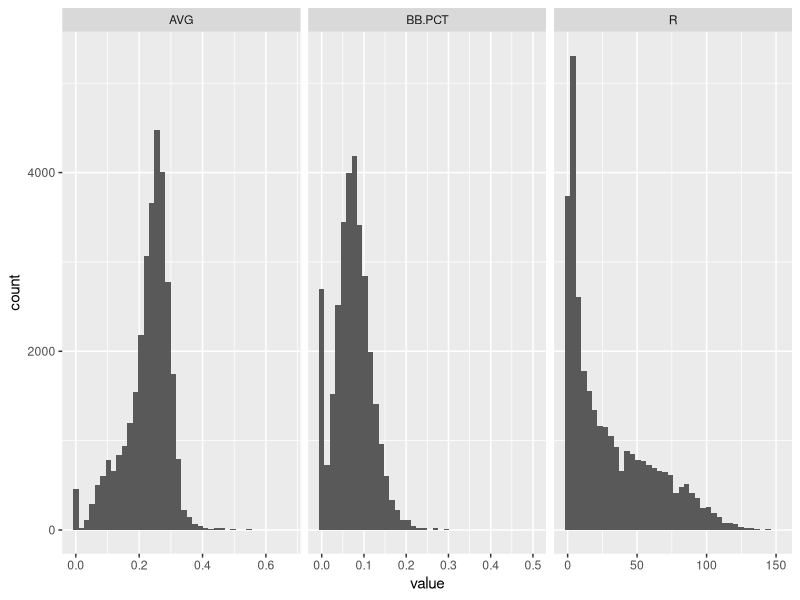
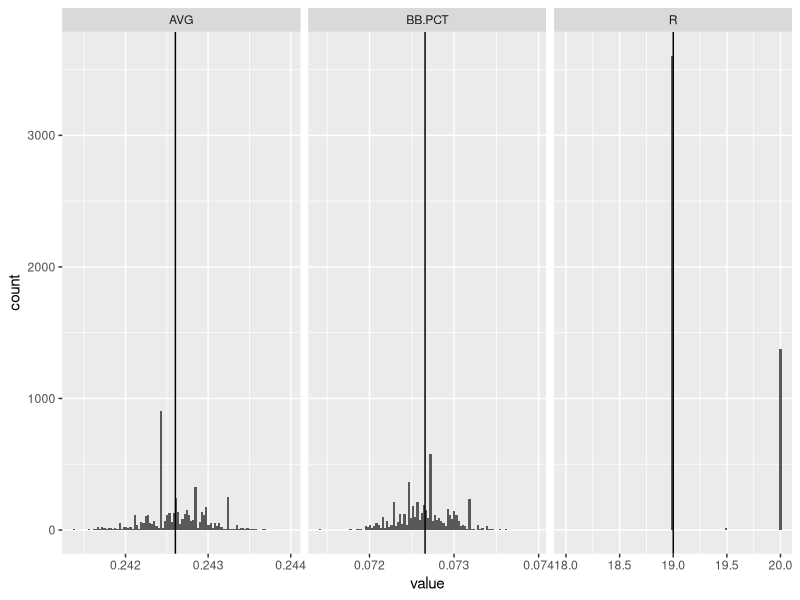

Write the R code that produced these figures, in order.
# uncomment to install packages if needed
# install.packages("boot")
# install.packages("rlist")

library(boot)
library(ggplot2)
library(tidyr)
library(dplyr)
library(rlist)

# working directory to same directory as script
setwd(dirname(parent.frame(2)$ofile))

# read the data into the data frame baseball
baseball <- read.csv("baseball.csv")
head(baseball)

# give the walk% column, currently 'BB.', a better name
names(baseball)[names(baseball) == 'BB.'] <- 'BB.PCT'

# plot the distributions, removing the row identifiers
p1 <- ggplot(gather(subset(baseball, select=-c(Season, Name, Team, NameASCII, PlayerId, MLBAMID))), aes(value)) + 
  geom_histogram(bins = 40) + 
  facet_wrap(~key, scales = 'free_x')
print(p1)

# bootstrapped medians of the selected statistics
cols <- c('AVG', 'BB.PCT', 'R')
N <- 5000 # number of bootstrapping replicates

# median function that can take the bootstrapping indices
med <- function(data, indices) {
  d <- data[indices] # lets boot select samples
  return(median(d))
}

# start the clock for benchmarking
t0 <- Sys.time()

boots <- list()
for (i in 1:length(cols)) {
  boots <- list.append(boots, boot(baseball[,cols[i]], med, N))
}

for (i in 1:length(cols)) {
  print(paste("Statistic:",cols[i]))
  print(boots[i])
}

elapsed <- Sys.time() - t0

print("Total Run Time:")
print(elapsed)

# plot the bootstrap sampling distributions of the median
boot_medians <- data.frame(
  AVG = boots[[1]]$t,
  BB.PCT = boots[[2]]$t,
  R = boots[[3]]$t
)

medians <- data.frame(
  key = cols,
  median = c(boots[[1]]$t0, boots[[2]]$t0, boots[[3]]$t0)
)

p2 <- ggplot(gather(boot_medians), aes(value)) + 
  geom_histogram(bins = 100) +
  geom_vline(data = medians, aes(xintercept = median)) +
  facet_wrap(~key, scales = 'free_x')
print(p2)
